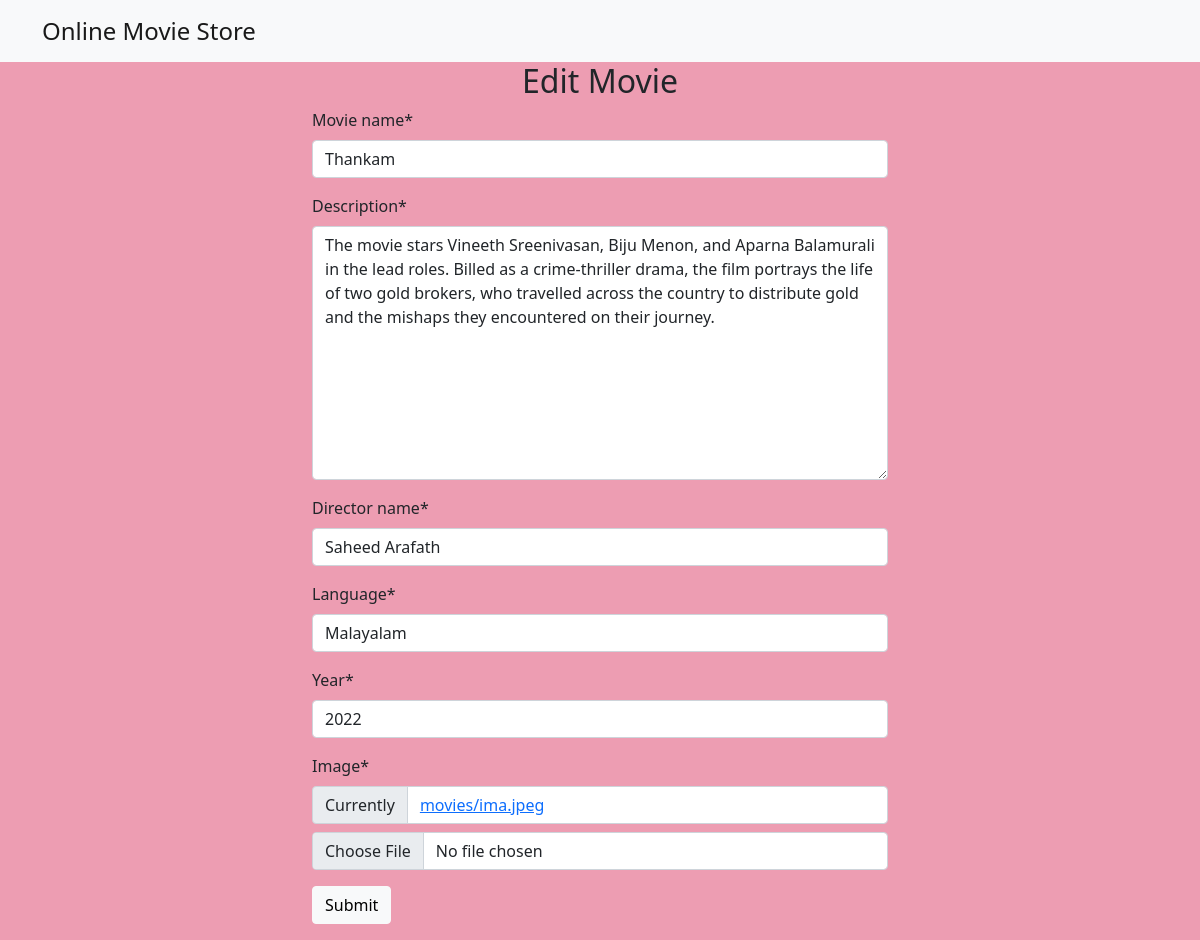
Screenshot of /editmovie/4 with the database file from the repository.
### App1/models.py (models this page shows)
class Movie(models.Model):
    movie_name = models.CharField(max_length=50)
    description = models.TextField()
    director_name = models.CharField(max_length=50)
    language = models.CharField(max_length=50)
    year = models.IntegerField()
    image = models.ImageField(upload_to="movies")

### App1/views.py (the view)
# urls.py: path('editmovie/<int:i>',views.editmovie,name="editmovie"),
def editmovie(request,i):
    m = Movie.objects.get(id=i)
    if (request.method == "POST"):
        form_instance = MovieForm(request.POST, request.FILES,instance=m)
        if form_instance.is_valid():
            form_instance.save()
            return redirect('movielist')
    form_instance=MovieForm(instance=m)
    return render(request, 'editmovie.html', {'form': form_instance})

### App1/forms.py
class MovieForm(forms.ModelForm):
    class Meta:
        model=Movie
        fields=['movie_name','description','director_name','language','year','image']

### templates/editmovie.html (shortened to what this page needs)
{% extends 'base.html' %}
{% load crispy_forms_tags %}
{% block content %}
<div class="container w-50 mx-auto" style="margin-botom:100px;">
<h2>Edit Movie</h2>
<form method="POST" enctype="multipart/form-data">
    {{form|crispy}}
    <div class="mb-3">
        <input type="submit" class="btn btn-light">
    </div>
</form>
    </div>
{% endblock %}

### static/css/style.css (style rules this page uses)
body { background-color:#ed9db2; }
h2 { text-align:center; }

### rows the page displays
Movie: movie_name "Thankam", description "The movie stars Vineeth Sreenivasan, Biju Menon, and Aparna Balamurali in the lead roles. Billed as a crime-thriller drama, the film portrays the life of two gold brokers, who travelled across the country to distribute gold and the mishaps they encountered on their journey.", director_name "Saheed Arafath", language "Malayalam", year "2022"
